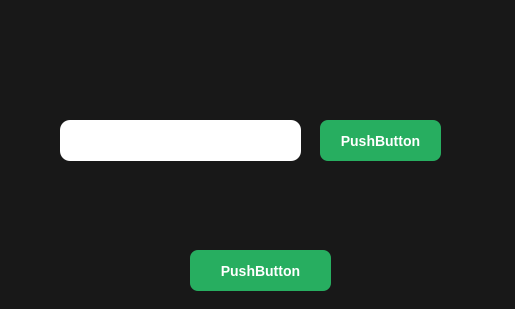
<?xml version="1.0" encoding="UTF-8"?>
<ui version="4.0">
 <class>MainWindow</class>
 <widget class="QMainWindow" name="MainWindow">
  <property name="geometry">
   <rect>
    <x>0</x>
    <y>0</y>
    <width>515</width>
    <height>309</height>
   </rect>
  </property>
  <property name="windowTitle">
   <string>MainWindow</string>
  </property>
  <property name="styleSheet">
   <string notr="true">background-color: rgb(24, 24, 24);</string>
  </property>
  <widget class="QWidget" name="centralwidget">
   <widget class="QPushButton" name="pushButton">
    <property name="geometry">
     <rect>
      <x>320</x>
      <y>120</y>
      <width>121</width>
      <height>41</height>
     </rect>
    </property>
    <property name="styleSheet">
     <string notr="true">QPushButton
                                        {
                                       appearance: none;
  backface-visibility: hidden;
  background-color: #27ae60;
  border-radius: 8px;
  border-style: none;
  box-shadow: rgba(39, 174, 96, .15) 0 4px 9px;
  box-sizing: border-box;
  color: #fff;
  cursor: pointer;
  display: inline-block;
  font-family: Inter,-apple-system,system-ui,&quot;Segoe UI&quot;,Helvetica,Arial,sans-serif;
  font-size: 14px;
  font-weight: 600;
  letter-spacing: normal;
  line-height: 1.5;
  outline: none;
  overflow: hidden;
  padding: 13px 20px;
  position: relative;
  text-align: center;
  text-decoration: none;
  transform: translate3d(0, 0, 0);
  transition: all .3s;
  user-select: none;
  -webkit-user-select: none;
  touch-action: manipulation;
  vertical-align: top;
  white-space: nowrap;
                                        }
 QPushButton:hover
                                        {
                                       background-color: #1e8449;
  opacity: 1;
  transform: translateY(0);
  transition-duration: .35s;}

                                        QPushButton:pressed
                                        {
                                       transform: translateY(2px);
  transition-duration: .35s;
                                        }
</string>
    </property>
    <property name="text">
     <string>PushButton</string>
    </property>
   </widget>
   <widget class="QLineEdit" name="lineEdit">
    <property name="geometry">
     <rect>
      <x>60</x>
      <y>120</y>
      <width>241</width>
      <height>41</height>
     </rect>
    </property>
    <property name="styleSheet">
     <string notr="true">background-color: rgb(255, 255, 255);
color: rgb(0, 0, 0);
font: 75 11pt &quot;MS Shell Dlg 2&quot;;
border-radius: 10px;</string>
    </property>
   </widget>
   <widget class="QPushButton" name="pushButton_2">
    <property name="geometry">
     <rect>
      <x>190</x>
      <y>250</y>
      <width>141</width>
      <height>41</height>
     </rect>
    </property>
    <property name="styleSheet">
     <string notr="true">QPushButton
                                        {
                                       appearance: none;
  backface-visibility: hidden;
  background-color: #27ae60;
  border-radius: 8px;
  border-style: none;
  box-shadow: rgba(39, 174, 96, .15) 0 4px 9px;
  box-sizing: border-box;
  color: #fff;
  cursor: pointer;
  display: inline-block;
  font-family: Inter,-apple-system,system-ui,&quot;Segoe UI&quot;,Helvetica,Arial,sans-serif;
  font-size: 14px;
  font-weight: 600;
  letter-spacing: normal;
  line-height: 1.5;
  outline: none;
  overflow: hidden;
  padding: 13px 20px;
  position: relative;
  text-align: center;
  text-decoration: none;
  transform: translate3d(0, 0, 0);
  transition: all .3s;
  user-select: none;
  -webkit-user-select: none;
  touch-action: manipulation;
  vertical-align: top;
  white-space: nowrap;
                                        }
 QPushButton:hover
                                        {
                                       background-color: #1e8449;
  opacity: 1;
  transform: translateY(0);
  transition-duration: .35s;}

                                        QPushButton:pressed
                                        {
                                       transform: translateY(2px);
  transition-duration: .35s;
                                        }
</string>
    </property>
    <property name="text">
     <string>PushButton</string>
    </property>
   </widget>
  </widget>
 </widget>
 <resources>
  <include location="image.qrc"/>
 </resources>
 <connections/>
</ui>
